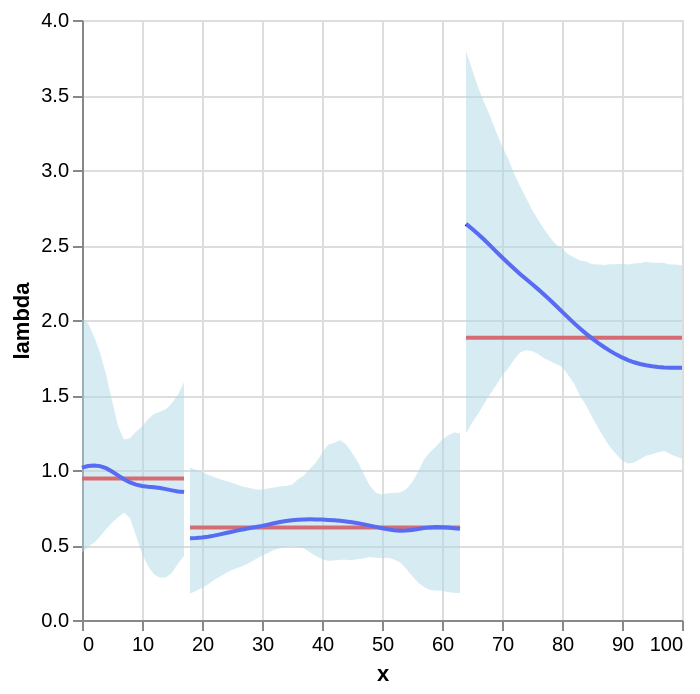

Notebook code for this chart:
### Code cell
plot_posterior_lam(df_expanded, mcmc_samples, cut_points=[18, 64])

### Figure 1 — Vega-Lite specification as saved in the notebook (floating-point values rounded to 4 significant figures)
{"config": {"view": {"continuousWidth": 300, "continuousHeight": 300}}, "layer": [{"mark": {"type": "line", "color": "red"}, "encoding": {"detail": {"field": "segment", "type": "nominal"}, "x": {"field": "x", "type": "quantitative"}, "y": {"field": "lambda", "title": "lambda", "type": "quantitative"}}}, {"mark": {"type": "line", "color": "blue"}, "encoding": {"detail": {"field": "segment", "type": "nominal"}, "x": {"field": "x", "type": "quantitative"}, "y": {"field": "lam", "title": "lambda", "type": "quantitative"}}}, {"mark": {"type": "area", "color": "lightblue", "opacity": 0.5}, "encoding": {"detail": {"field": "segment", "type": "nominal"}, "x": {"field": "x", "type": "quantitative"}, "y": {"field": "lam_lower", "title": "lambda", "type": "quantitative"}, "y2": {"field": "lam_upper", "title": "lambda"}}}], "data": {"name": "data-7c509a912ddbe1ccd3719fb853f792e2"}, "$schema": "https://vega.github.io/schema/vega-lite/v6.1.0.json", "datasets": {"data-7c509a912ddbe1ccd3719fb853f792e2": [{"x": 0, "lambda": 0.9442, "lam": 1.016, "lam_lower": 0.4496, "lam_upper": 2.007, "segment": 0}, {"x": 1, "lambda": 0.9442, "lam": 1.027, "lam_lower": 0.4865, "lam_upper": 1.978, "segment": 0}, {"x": 2, "lambda": 0.9442, "lam": 1.03, "lam_lower": 0.5158, "lam_upper": 1.89, "segment": 0}, {"x": 3, "lambda": 0.9442, "lam": 1.026, "lam_lower": 0.5566, "lam_upper": 1.783, "segment": 0}, {"x": 4, "lambda": 0.9442, "lam": 1.012, "lam_lower": 0.6045, "lam_upper": 1.638, "segment": 0}, {"x": 5, "lambda": 0.9442, "lam": 0.9902, "lam_lower": 0.6475, "lam_upper": 1.464, "segment": 0}, {"x": 6, "lambda": 0.9442, "lam": 0.9639, "lam_lower": 0.6851, "lam_upper": 1.293, "segment": 0}, {"x": 7, "lambda": 0.9442, "lam": 0.9384, "lam_lower": 0.7147, "lam_upper": 1.203, "segment": 0}, {"x": 8, "lambda": 0.9442, "lam": 0.9173, "lam_lower": 0.6801, "lam_upper": 1.212, "segment": 0}, {"x": 9, "lambda": 0.9442, "lam": 0.9021, "lam_lower": 0.5626, "lam_upper": 1.254, "segment": 0}, {"x": 10, "lambda": 0.9442, "lam": 0.893, "lam_lower": 0.4453, "lam_upper": 1.291, "segment": 0}, {"x": 11, "lambda": 0.9442, "lam": 0.8879, "lam_lower": 0.3593, "lam_upper": 1.338, "segment": 0}, {"x": 12, "lambda": 0.9442, "lam": 0.8842, "lam_lower": 0.3054, "lam_upper": 1.374, "segment": 0}, {"x": 13, "lambda": 0.9442, "lam": 0.8795, "lam_lower": 0.2809, "lam_upper": 1.388, "segment": 0}, {"x": 14, "lambda": 0.9442, "lam": 0.8726, "lam_lower": 0.2851, "lam_upper": 1.406, "segment": 0}, {"x": 15, "lambda": 0.9442, "lam": 0.8644, "lam_lower": 0.3147, "lam_upper": 1.447, "segment": 0}, {"x": 16, "lambda": 0.9442, "lam": 0.8571, "lam_lower": 0.3761, "lam_upper": 1.501, "segment": 0}, {"x": 17, "lambda": 0.9442, "lam": 0.8531, "lam_lower": 0.4271, "lam_upper": 1.586, "segment": 0}, {"x": 18, "lambda": 0.6159, "lam": 0.5453, "lam_lower": 0.177, "lam_upper": 1.015, "segment": 1}, {"x": 19, "lambda": 0.6159, "lam": 0.5465, "lam_lower": 0.1932, "lam_upper": 1.002, "segment": 1}, {"x": 20, "lambda": 0.6159, "lam": 0.5499, "lam_lower": 0.2147, "lam_upper": 0.9862, "segment": 1}, {"x": 21, "lambda": 0.6159, "lam": 0.5553, "lam_lower": 0.2383, "lam_upper": 0.9681, "segment": 1}, {"x": 22, "lambda": 0.6159, "lam": 0.5625, "lam_lower": 0.2666, "lam_upper": 0.9533, "segment": 1}, {"x": 23, "lambda": 0.6159, "lam": 0.5709, "lam_lower": 0.2906, "lam_upper": 0.9386, "segment": 1}, {"x": 24, "lambda": 0.6159, "lam": 0.5799, "lam_lower": 0.314, "lam_upper": 0.927, "segment": 1}, {"x": 25, "lambda": 0.6159, "lam": 0.5888, "lam_lower": 0.3337, "lam_upper": 0.9143, "segment": 1}, {"x": 26, "lambda": 0.6159, "lam": 0.5975, "lam_lower": 0.3484, "lam_upper": 0.9, "segment": 1}, {"x": 27, "lambda": 0.6159, "lam": 0.6055, "lam_lower": 0.3641, "lam_upper": 0.8874, "segment": 1}, {"x": 28, "lambda": 0.6159, "lam": 0.6129, "lam_lower": 0.3839, "lam_upper": 0.8792, "segment": 1}, {"x": 29, "lambda": 0.6159, "lam": 0.62, "lam_lower": 0.4063, "lam_upper": 0.8702, "segment": 1}, {"x": 30, "lambda": 0.6159, "lam": 0.6275, "lam_lower": 0.4308, "lam_upper": 0.8702, "segment": 1}, {"x": 31, "lambda": 0.6159, "lam": 0.6359, "lam_lower": 0.4467, "lam_upper": 0.8759, "segment": 1}, {"x": 32, "lambda": 0.6159, "lam": 0.6449, "lam_lower": 0.4685, "lam_upper": 0.883, "segment": 1}, {"x": 33, "lambda": 0.6159, "lam": 0.6534, "lam_lower": 0.4784, "lam_upper": 0.8908, "segment": 1}, {"x": 34, "lambda": 0.6159, "lam": 0.6604, "lam_lower": 0.4871, "lam_upper": 0.8932, "segment": 1}, {"x": 35, "lambda": 0.6159, "lam": 0.6653, "lam_lower": 0.4928, "lam_upper": 0.9024, "segment": 1}, {"x": 36, "lambda": 0.6159, "lam": 0.6684, "lam_lower": 0.489, "lam_upper": 0.9383, "segment": 1}, {"x": 37, "lambda": 0.6159, "lam": 0.6702, "lam_lower": 0.477, "lam_upper": 0.9625, "segment": 1}, {"x": 38, "lambda": 0.6159, "lam": 0.6709, "lam_lower": 0.4517, "lam_upper": 1.008, "segment": 1}, {"x": 39, "lambda": 0.6159, "lam": 0.6707, "lam_lower": 0.426, "lam_upper": 1.051, "segment": 1}, {"x": 40, "lambda": 0.6159, "lam": 0.6696, "lam_lower": 0.4073, "lam_upper": 1.112, "segment": 1}, {"x": 41, "lambda": 0.6159, "lam": 0.6674, "lam_lower": 0.3951, "lam_upper": 1.168, "segment": 1}, {"x": 42, "lambda": 0.6159, "lam": 0.6645, "lam_lower": 0.397, "lam_upper": 1.18, "segment": 1}, {"x": 43, "lambda": 0.6159, "lam": 0.661, "lam_lower": 0.402, "lam_upper": 1.198, "segment": 1}, {"x": 44, "lambda": 0.6159, "lam": 0.6566, "lam_lower": 0.4023, "lam_upper": 1.171, "segment": 1}, {"x": 45, "lambda": 0.6159, "lam": 0.6511, "lam_lower": 0.3988, "lam_upper": 1.115, "segment": 1}, {"x": 46, "lambda": 0.6159, "lam": 0.6446, "lam_lower": 0.4071, "lam_upper": 1.052, "segment": 1}, {"x": 47, "lambda": 0.6159, "lam": 0.6374, "lam_lower": 0.4113, "lam_upper": 0.9682, "segment": 1}, {"x": 48, "lambda": 0.6159, "lam": 0.6293, "lam_lower": 0.4194, "lam_upper": 0.8957, "segment": 1}, {"x": 49, "lambda": 0.6159, "lam": 0.6206, "lam_lower": 0.4153, "lam_upper": 0.8467, "segment": 1}, {"x": 50, "lambda": 0.6159, "lam": 0.6121, "lam_lower": 0.413, "lam_upper": 0.8374, "segment": 1}, {"x": 51, "lambda": 0.6159, "lam": 0.6044, "lam_lower": 0.4151, "lam_upper": 0.8449, "segment": 1}, {"x": 52, "lambda": 0.6159, "lam": 0.5986, "lam_lower": 0.4039, "lam_upper": 0.8461, "segment": 1}, {"x": 53, "lambda": 0.6159, "lam": 0.5955, "lam_lower": 0.3853, "lam_upper": 0.8501, "segment": 1}, {"x": 54, "lambda": 0.6159, "lam": 0.5959, "lam_lower": 0.3439, "lam_upper": 0.8707, "segment": 1}, {"x": 55, "lambda": 0.6159, "lam": 0.5999, "lam_lower": 0.2945, "lam_upper": 0.9168, "segment": 1}, {"x": 56, "lambda": 0.6159, "lam": 0.6062, "lam_lower": 0.25, "lam_upper": 0.9872, "segment": 1}, {"x": 57, "lambda": 0.6159, "lam": 0.6128, "lam_lower": 0.2199, "lam_upper": 1.069, "segment": 1}, {"x": 58, "lambda": 0.6159, "lam": 0.6175, "lam_lower": 0.1992, "lam_upper": 1.121, "segment": 1}, {"x": 59, "lambda": 0.6159, "lam": 0.6193, "lam_lower": 0.1961, "lam_upper": 1.156, "segment": 1}, {"x": 60, "lambda": 0.6159, "lam": 0.6186, "lam_lower": 0.195, "lam_upper": 1.201, "segment": 1}, {"x": 61, "lambda": 0.6159, "lam": 0.6159, "lam_lower": 0.1869, "lam_upper": 1.231, "segment": 1}, {"x": 62, "lambda": 0.6159, "lam": 0.612, "lam_lower": 0.1821, "lam_upper": 1.251, "segment": 1}, {"x": 63, "lambda": 0.6159, "lam": 0.6074, "lam_lower": 0.1799, "lam_upper": 1.243, "segment": 1}, {"x": 64, "lambda": 1.882, "lam": 2.641, "lam_lower": 1.243, "lam_upper": 3.792, "segment": 2}, {"x": 65, "lambda": 1.882, "lam": 2.608, "lam_lower": 1.315, "lam_upper": 3.674, "segment": 2}, {"x": 66, "lambda": 1.882, "lam": 2.574, "lam_lower": 1.373, "lam_upper": 3.553, "segment": 2}, {"x": 67, "lambda": 1.882, "lam": 2.537, "lam_lower": 1.442, "lam_upper": 3.452, "segment": 2}, {"x": 68, "lambda": 1.882, "lam": 2.497, "lam_lower": 1.505, "lam_upper": 3.36, "segment": 2}, {"x": 69, "lambda": 1.882, "lam": 2.458, "lam_lower": 1.563, "lam_upper": 3.258, "segment": 2}, {"x": 70, "lambda": 1.882, "lam": 2.418, "lam_lower": 1.628, "lam_upper": 3.159, "segment": 2}, {"x": 71, "lambda": 1.882, "lam": 2.38, "lam_lower": 1.677, "lam_upper": 3.08, "segment": 2}, {"x": 72, "lambda": 1.882, "lam": 2.343, "lam_lower": 1.735, "lam_upper": 2.976, "segment": 2}, {"x": 73, "lambda": 1.882, "lam": 2.307, "lam_lower": 1.783, "lam_upper": 2.893, "segment": 2}, {"x": 74, "lambda": 1.882, "lam": 2.273, "lam_lower": 1.798, "lam_upper": 2.816, "segment": 2}, {"x": 75, "lambda": 1.882, "lam": 2.24, "lam_lower": 1.793, "lam_upper": 2.735, "segment": 2}, {"x": 76, "lambda": 1.882, "lam": 2.206, "lam_lower": 1.773, "lam_upper": 2.668, "segment": 2}, {"x": 77, "lambda": 1.882, "lam": 2.171, "lam_lower": 1.745, "lam_upper": 2.606, "segment": 2}, {"x": 78, "lambda": 1.882, "lam": 2.133, "lam_lower": 1.726, "lam_upper": 2.551, "segment": 2}, {"x": 79, "lambda": 1.882, "lam": 2.095, "lam_lower": 1.707, "lam_upper": 2.503, "segment": 2}, {"x": 80, "lambda": 1.882, "lam": 2.056, "lam_lower": 1.689, "lam_upper": 2.476, "segment": 2}, {"x": 81, "lambda": 1.882, "lam": 2.017, "lam_lower": 1.636, "lam_upper": 2.44, "segment": 2}, {"x": 82, "lambda": 1.882, "lam": 1.979, "lam_lower": 1.576, "lam_upper": 2.416, "segment": 2}, {"x": 83, "lambda": 1.882, "lam": 1.943, "lam_lower": 1.494, "lam_upper": 2.396, "segment": 2}, {"x": 84, "lambda": 1.882, "lam": 1.909, "lam_lower": 1.432, "lam_upper": 2.391, "segment": 2}, {"x": 85, "lambda": 1.882, "lam": 1.877, "lam_lower": 1.355, "lam_upper": 2.372, "segment": 2}, {"x": 86, "lambda": 1.882, "lam": 1.848, "lam_lower": 1.284, "lam_upper": 2.371, "segment": 2}, {"x": 87, "lambda": 1.882, "lam": 1.82, "lam_lower": 1.217, "lam_upper": 2.366, "segment": 2}, {"x": 88, "lambda": 1.882, "lam": 1.794, "lam_lower": 1.155, "lam_upper": 2.371, "segment": 2}, {"x": 89, "lambda": 1.882, "lam": 1.771, "lam_lower": 1.106, "lam_upper": 2.371, "segment": 2}, {"x": 90, "lambda": 1.882, "lam": 1.75, "lam_lower": 1.064, "lam_upper": 2.375, "segment": 2}, {"x": 91, "lambda": 1.882, "lam": 1.733, "lam_lower": 1.044, "lam_upper": 2.37, "segment": 2}, {"x": 92, "lambda": 1.882, "lam": 1.718, "lam_lower": 1.05, "lam_upper": 2.376, "segment": 2}, {"x": 93, "lambda": 1.882, "lam": 1.707, "lam_lower": 1.072, "lam_upper": 2.38, "segment": 2}, {"x": 94, "lambda": 1.882, "lam": 1.698, "lam_lower": 1.094, "lam_upper": 2.389, "segment": 2}, {"x": 95, "lambda": 1.882, "lam": 1.691, "lam_lower": 1.105, "lam_upper": 2.382, "segment": 2}, {"x": 96, "lambda": 1.882, "lam": 1.687, "lam_lower": 1.118, "lam_upper": 2.381, "segment": 2}, {"x": 97, "lambda": 1.882, "lam": 1.684, "lam_lower": 1.127, "lam_upper": 2.38, "segment": 2}, {"x": 98, "lambda": 1.882, "lam": 1.682, "lam_lower": 1.107, "lam_upper": 2.37, "segment": 2}, {"x": 99, "lambda": 1.882, "lam": 1.681, "lam_lower": 1.091, "lam_upper": 2.37, "segment": 2}, {"x": 100, "lambda": 1.882, "lam": 1.681, "lam_lower": 1.076, "lam_upper": 2.364, "segment": 2}]}}
